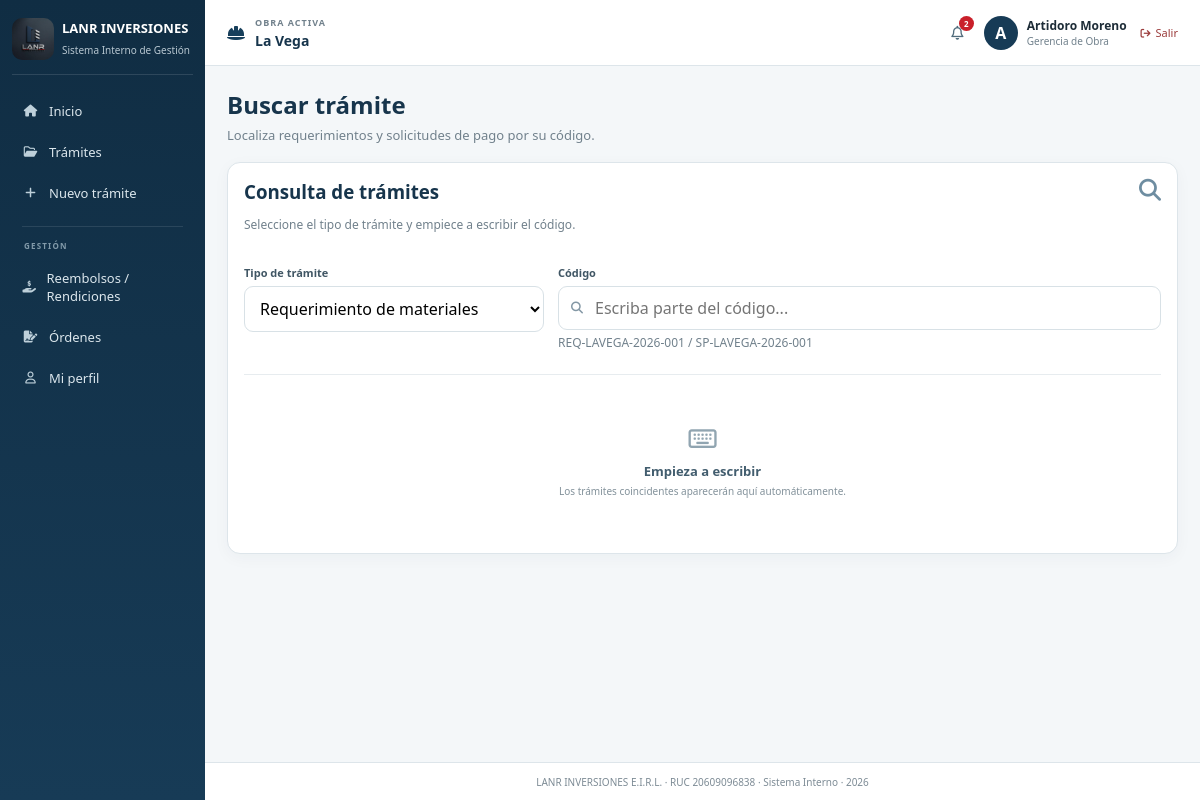
The page /requests/search (signed in) on the database its author committed.
### tables this page shows
CREATE TABLE obras(
        id INTEGER PRIMARY KEY,
        nombre TEXT NOT NULL,
        codigo TEXT UNIQUE NOT NULL,
        proyecto TEXT,
        ubicacion TEXT,
        active INTEGER DEFAULT 1,
        created_at TEXT,
        updated_at TEXT
    );

CREATE TABLE users(
        id INTEGER PRIMARY KEY,
        full_name TEXT,
        username TEXT UNIQUE COLLATE NOCASE,
        password_hash TEXT,
        role TEXT,
        email TEXT,
        phone TEXT,
        profile_photo TEXT,
        must_change INTEGER DEFAULT 0,
        active INTEGER DEFAULT 1,
        created_at TEXT,
        updated_at TEXT,
        last_login TEXT
    );

### app.py (the view)
@app.route('/requests/search')
@login_required
def search_request():
    u = user()
    if not active_project():
        abort(403)
    return render_template('search_request.html', user=u)

### app.py (called while the page is built, shortened)
@app.after_request
def add_no_cache_headers(response):
    if request.path.startswith('/static/'):
        response.headers['Cache-Control'] = 'no-store, no-cache, must-revalidate, max-age=0'
        response.headers['Pragma'] = 'no-cache'
        response.headers['Expires'] = '0'
    return response

def db():
    c = sqlite3.connect(DB)
    c.row_factory = sqlite3.Row
    return c

@app.context_processor
def project_context():
    if 'uid' not in session:
        return {
            'active_project': None,
            'available_projects': []
        }
    c = db()
    available_projects = c.execute(
        '''
        SELECT o.*
        FROM obras o

        JOIN usuario_obra uo
            ON uo.obra_id = o.id

        WHERE uo.usuario_id=?
        AND o.active=1
        AND uo.active=1

        ORDER BY o.nombre
        ''',
        (session['uid'],)
    ).fetchall()
    c.close()
    return {
        'active_project': active_project(),
        'available_projects': available_projects
    }

def user():
    if 'uid' not in session:
        return None
    c = db()
    u = c.execute('select * from users where id=?',
                  (session['uid'],)).fetchone()
    c.close()
    return u

def login_required(fn):
    from functools import wraps
    @wraps(fn)
    def w(*a, **k):
        if 'uid' not in session:
            return redirect(
                url_for('login')
            )
        c = db()
        account = c.execute(
            '''
            SELECT active
            FROM users
            WHERE id=?
            ''',
            (session['uid'],)
        ).fetchone()
        c.close()
        return fn(*a, **k)
    return w

### templates/search_request.html (shortened to what this page needs)
{% extends 'base.html' %} {% block title %} Buscar trámite | LANR {% endblock %}
{% block content %}
<div class="pagehead">
  <div>
    <h1>Buscar trámite</h1>
    <p>Localiza requerimientos y solicitudes de pago por su código.</p>
  </div>
</div>
<div class="card search-tramite-card">
  <div class="search-tramite-head">
    <div>
      <h3>Consulta de trámites</h3>
      <p class="muted">
        Seleccione el tipo de trámite y empiece a escribir el código.
      </p>
    </div>
    <i class="fa-solid fa-magnifying-glass search-main-icon"></i>
  </div>
  <div class="search-tramite-fields">
    <div class="field">
      <label for="tipoBusqueda"> Tipo de trámite </label>
      <select id="tipoBusqueda">
        <option value="REQ">Requerimiento de materiales</option>
      </select>
    </div>
    <div class="field search-code-field">
      <label for="buscarCodigo"> Código </label>
      <div class="search-input-wrapper">
        <input
          id="buscarCodigo"
          type="text"
          autocomplete="off"
          placeholder="Escriba parte del código..."
        />
      </div>
      <small class="muted"> REQ-LAVEGA-2026-001 / SP-LAVEGA-2026-001 </small>
    </div>
  </div>
  <div id="resultadosBusqueda" class="search-results">
    <div class="search-empty">
      <i class="fa-regular fa-keyboard"></i>
      <strong> Empieza a escribir </strong>
      <span> Los trámites coincidentes aparecerán aquí automáticamente. </span>
    </div>
  </div>
</div>
{% endblock %}

### templates/base.html (shortened to what this page needs)
<!doctype html>
<html lang="es">
  <head>
    <link
      rel="stylesheet"
      href='{{ url_for("static", filename="css/styles.css") }}'
    />
    <link
      rel="stylesheet"
      href="https://cdnjs.cloudflare.com/ajax/libs/font-awesome/6.5.2/css/all.min.css"
    />
  </head>
  <body class="{% block body_class %}{% endblock %}">
    {% if user %}
    <div class="app">
      <aside class="sidebar" id="sidebar">
        <div class="brand">
          <img
            src='{{ url_for("static", filename="logo-lanr.jpeg") }}'
            alt="LANR Inversiones"
          />
          <div>
            <strong>LANR INVERSIONES</strong>
            <span>Sistema Interno de Gestión</span>
          </div>
        </div>
        <nav>
          <a
            href='{{ url_for("home") }}'
            class="{% if request.endpoint == 'home' %}active{% endif %}"
          >
            <i class="fa-solid fa-house"></i>
            <span>Inicio</span>
          </a>
          <a
            href='{{ url_for("requests") }}'
            class="{% if request.endpoint in ['requests', 'request_detail'] %}active{% endif %}"
          >
            <i class="fa-regular fa-folder-open"></i>
            <span>Trámites</span>
          </a>
          {% if user.role in ['Gerencia de Obra', 'Control y Planeamiento', 'Administración', 'Logística', 'Tesorería', 'Contabilidad', 'Sistemas'] %}
          <a
            href='{{ url_for("new_request") }}'
            class="{% if request.endpoint in ['new_request', 'new_requirement', 'new_payment_request', 'create_requirement', 'create_payment_request'] %}active{% endif %}"
          >
            <i class="fa-solid fa-plus"></i>
            <span>Nuevo trámite</span>
          </a>
          {% endif %}
          <div class="nav-divider"></div>
          <span class="nav-section">GESTIÓN</span>
          <a href='{{ url_for("reimbursements") }}' class="{% if request.endpoint in ['reimbursements','new_reimbursement'] %}active{% endif %}">
            <i class="fa-solid fa-hand-holding-dollar"></i><span>Reembolsos / Rendiciones</span>
          </a>
          <a href='{{ url_for("orders") }}' class="{% if request.endpoint in ['orders','new_order'] %}active{% endif %}">
            <i class="fa-solid fa-file-signature"></i><span>Órdenes</span>
          </a>
          <a
            href='{{ url_for("profile") }}'
            class="{% if request.endpoint == 'profile' %}active{% endif %}"
          >
            <i class="fa-regular fa-user"></i>
            <span>Mi perfil</span>
          </a>
        </nav>
      </aside>
      <main>
        <header>
          <div class="work project-selector">
            {% if active_project %} {% if available_projects|length > 1 %}
            <div class="project-selector-main">
              <i class="fa-solid fa-helmet-safety"></i>
              <div>
                <span class="project-selector-label"> OBRA ACTIVA </span>
                <select
                  class="project-select"
                  onchange="
                    if (this.value) {
                      document
                        .getElementById('project-form-' + this.value)
                        .submit();
                    }
                  "
                  aria-label="Seleccionar obra"
                >
                  {% for project in available_projects %}
                  <option
                    value="{{ project.id }}"
                    {% if project.id == active_project.id %}selected{% endif %}
                  >
                    {{ project.nombre }}
                  </option>
                  {% endfor %}
                </select>
              </div>
            </div>
            {% for project in available_projects %}
            <form
              id="project-form-{{ project.id }}"
              method="post"
              action="{{ url_for('select_project', obra_id=project.id) }}"
              class="project-hidden-form"
            ></form>
            {% endfor %} {% else %}
            <div class="project-selector-main">
              <i class="fa-solid fa-helmet-safety"></i>
              <div>
                <span class="project-selector-label"> OBRA ACTIVA </span>
                <strong class="project-single-name">
                  {{ active_project.nombre }}
                </strong>
              </div>
            </div>
            {% endif %} {% endif %}
          </div>
          <div class="who">
            <div class="notification-wrapper">
              <button
                type="button"
                class="notification-button"
                title="Notificaciones"
                onclick="toggleNotifications()"
              >
                <i class="fa-regular fa-bell"></i>
                {% if notificaciones_no_leidas > 0 %}
                <span class="notification-count">
                  {{ notificaciones_no_leidas }}
                </span>
                {% endif %}
              </button>
            </div>
            <div class="avatar">
              {% if user.profile_photo %}
              <img
                src="{{ url_for(
      'static',
      filename='profile_photos/' ~ user.profile_photo
    ) }}"
                alt="Foto de {{ user.full_name }}"
              />
              {% else %}
              <span> {{ user.full_name[0]|upper }} </span>
              {% endif %}
            </div>
            <div class="user-data">
              <strong>{{ user.full_name }}</strong>
              <small>{{ user.role }}</small>
            </div>
            <a
              href='{{ url_for("logout") }}'
              class="logout-link"
              title="Cerrar sesión"
            >
              <i class="fa-solid fa-arrow-right-from-bracket"></i>
              <span>Salir</span>
            </a>
          </div>
        </header>
        <section class="content">
           {% block content %} {% endblock %}
        </section>
        <footer>
          LANR INVERSIONES E.I.R.L. · RUC 20609096838 · Sistema Interno · 2026
        </footer>
      </main>
    </div>
    {% else %} {% block guest %} {% endblock %} {% endif %}
  </body>
</html>

### rows shown on the page
obras: nombre "La Vega"
users: full_name "A", full_name "Artidoro Moreno", role "Gerencia de Obra"

### other values the page prints
{{ notificaciones_no_leidas }} "2"
